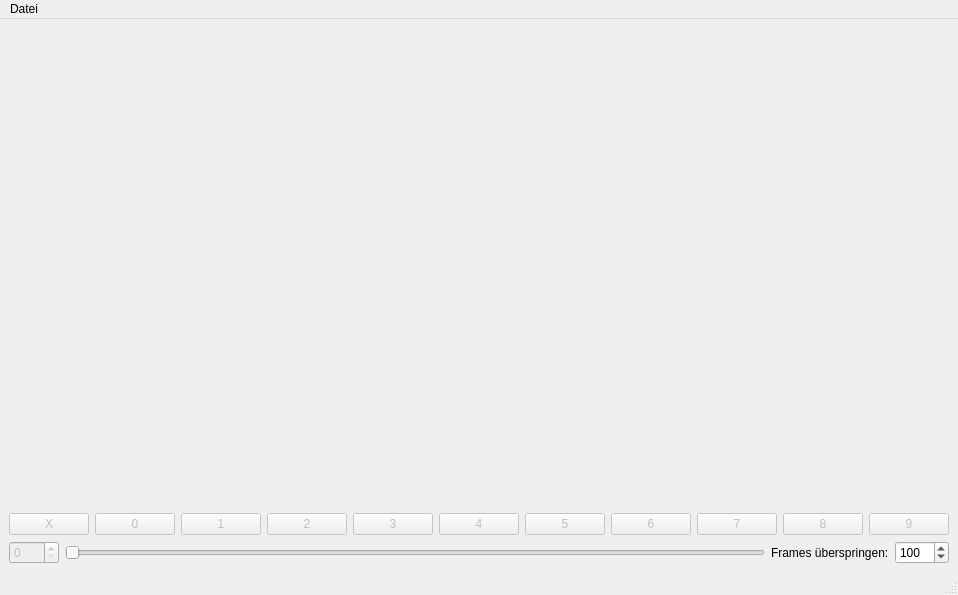
<?xml version="1.0" encoding="UTF-8"?>
<ui version="4.0">
 <class>MainWindow</class>
 <widget class="QMainWindow" name="MainWindow">
  <property name="geometry">
   <rect>
    <x>0</x>
    <y>0</y>
    <width>905</width>
    <height>595</height>
   </rect>
  </property>
  <property name="windowTitle">
   <string>MGS Label Tool</string>
  </property>
  <widget class="QWidget" name="centralwidget">
   <layout class="QGridLayout" name="gridLayout_2">
    <item row="2" column="0">
     <layout class="QHBoxLayout" name="horizontalLayout">
      <property name="sizeConstraint">
       <enum>QLayout::SetMinimumSize</enum>
      </property>
      <item>
       <widget class="QSpinBox" name="frame_selector">
        <property name="enabled">
         <bool>false</bool>
        </property>
        <property name="minimumSize">
         <size>
          <width>50</width>
          <height>0</height>
         </size>
        </property>
       </widget>
      </item>
      <item>
       <widget class="QSlider" name="frame_slider">
        <property name="enabled">
         <bool>false</bool>
        </property>
        <property name="orientation">
         <enum>Qt::Horizontal</enum>
        </property>
       </widget>
      </item>
      <item>
       <widget class="QLabel" name="label">
        <property name="text">
         <string>Frames überspringen:</string>
        </property>
       </widget>
      </item>
      <item>
       <widget class="QSpinBox" name="skip_frames_selector">
        <property name="minimumSize">
         <size>
          <width>50</width>
          <height>0</height>
         </size>
        </property>
        <property name="toolTip">
         <string>Anzahl an zu überspringenden Frame</string>
        </property>
        <property name="maximum">
         <number>1000</number>
        </property>
        <property name="singleStep">
         <number>10</number>
        </property>
        <property name="value">
         <number>100</number>
        </property>
       </widget>
      </item>
     </layout>
    </item>
    <item row="0" column="0">
     <layout class="QVBoxLayout" name="verticalLayout">
      <item>
       <widget class="DisplayWidget" name="display_widget" native="true"/>
      </item>
     </layout>
    </item>
    <item row="1" column="0">
     <layout class="QHBoxLayout" name="horizontalLayout_2">
      <item>
       <widget class="QPushButton" name="pushButton_11">
        <property name="enabled">
         <bool>false</bool>
        </property>
        <property name="text">
         <string>X</string>
        </property>
       </widget>
      </item>
      <item>
       <widget class="QPushButton" name="pushButton_10">
        <property name="enabled">
         <bool>false</bool>
        </property>
        <property name="text">
         <string>0</string>
        </property>
       </widget>
      </item>
      <item>
       <widget class="QPushButton" name="pushButton_9">
        <property name="enabled">
         <bool>false</bool>
        </property>
        <property name="text">
         <string>1</string>
        </property>
       </widget>
      </item>
      <item>
       <widget class="QPushButton" name="pushButton_8">
        <property name="enabled">
         <bool>false</bool>
        </property>
        <property name="text">
         <string>2</string>
        </property>
       </widget>
      </item>
      <item>
       <widget class="QPushButton" name="pushButton_7">
        <property name="enabled">
         <bool>false</bool>
        </property>
        <property name="text">
         <string>3</string>
        </property>
       </widget>
      </item>
      <item>
       <widget class="QPushButton" name="pushButton_6">
        <property name="enabled">
         <bool>false</bool>
        </property>
        <property name="text">
         <string>4</string>
        </property>
       </widget>
      </item>
      <item>
       <widget class="QPushButton" name="pushButton_5">
        <property name="enabled">
         <bool>false</bool>
        </property>
        <property name="text">
         <string>5</string>
        </property>
       </widget>
      </item>
      <item>
       <widget class="QPushButton" name="pushButton_4">
        <property name="enabled">
         <bool>false</bool>
        </property>
        <property name="text">
         <string>6</string>
        </property>
       </widget>
      </item>
      <item>
       <widget class="QPushButton" name="pushButton_3">
        <property name="enabled">
         <bool>false</bool>
        </property>
        <property name="text">
         <string>7</string>
        </property>
       </widget>
      </item>
      <item>
       <widget class="QPushButton" name="pushButton_2">
        <property name="enabled">
         <bool>false</bool>
        </property>
        <property name="text">
         <string>8</string>
        </property>
       </widget>
      </item>
      <item>
       <widget class="QPushButton" name="pushButton">
        <property name="enabled">
         <bool>false</bool>
        </property>
        <property name="text">
         <string>9</string>
        </property>
       </widget>
      </item>
     </layout>
    </item>
   </layout>
  </widget>
  <widget class="QMenuBar" name="menubar">
   <property name="geometry">
    <rect>
     <x>0</x>
     <y>0</y>
     <width>905</width>
     <height>21</height>
    </rect>
   </property>
   <widget class="QMenu" name="menuDatei">
    <property name="title">
     <string>Datei</string>
    </property>
    <addaction name="action_open"/>
    <addaction name="action_save"/>
    <addaction name="actionBoxen_festlegen"/>
   </widget>
   <addaction name="menuDatei"/>
  </widget>
  <widget class="QStatusBar" name="statusbar"/>
  <action name="action_open">
   <property name="text">
    <string>Öffnen...</string>
   </property>
   <property name="shortcut">
    <string>Ctrl+O</string>
   </property>
  </action>
  <action name="actionBoxen_festlegen">
   <property name="enabled">
    <bool>false</bool>
   </property>
   <property name="text">
    <string>Box festlegen</string>
   </property>
  </action>
  <action name="action_save">
   <property name="text">
    <string>Speichern unter...</string>
   </property>
   <property name="shortcut">
    <string>Ctrl+S</string>
   </property>
  </action>
 </widget>
 <customwidgets>
  <customwidget>
   <class>DisplayWidget</class>
   <extends>QWidget</extends>
   <header location="global">display_widget</header>
   <container>1</container>
  </customwidget>
 </customwidgets>
 <resources/>
 <connections/>
</ui>
